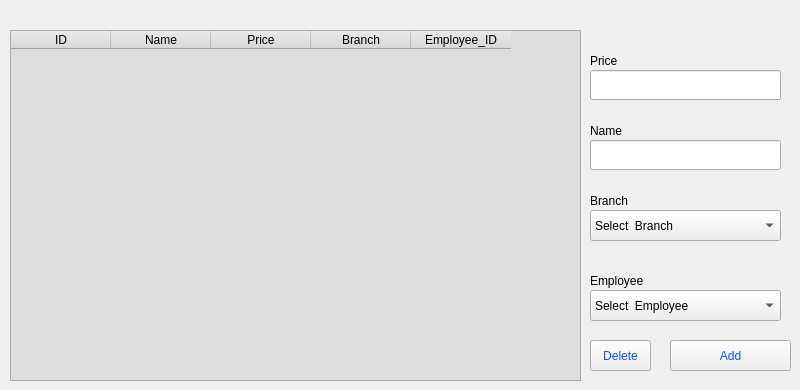
    <widget class="QWidget" name="Course_tab">
     <attribute name="title">
      <string>Courses</string>
     </attribute>
     <widget class="QLineEdit" name="Course_price_btn">
      <property name="geometry">
       <rect>
        <x>590</x>
        <y>70</y>
        <width>191</width>
        <height>30</height>
       </rect>
      </property>
      <property name="styleSheet">
       <string notr="true">color: rgb(0, 85, 255);</string>
      </property>
      <property name="text">
       <string/>
      </property>
     </widget>
     <widget class="QTableWidget" name="course_table_widget">
      <property name="geometry">
       <rect>
        <x>10</x>
        <y>30</y>
        <width>571</width>
        <height>351</height>
       </rect>
      </property>
      <property name="styleSheet">
       <string notr="true">font: 10pt &quot;Century Gothic&quot;;
font: 75 12pt &quot;Century Gothic&quot;;
font: 75 10pt &quot;Century Gothic&quot;;
font: 48pt &quot;Century Gothic&quot;;
font: 75 10pt &quot;Century Gothic&quot;;
font: 75 10pt &quot;Century Gothic&quot;;
background-color: rgb(221, 221, 221);</string>
      </property>
      <column>
       <property name="text">
        <string>ID</string>
       </property>
      </column>
      <column>
       <property name="text">
        <string>Name</string>
       </property>
      </column>
      <column>
       <property name="text">
        <string>Price</string>
       </property>
      </column>
      <column>
       <property name="text">
        <string>Branch</string>
       </property>
      </column>
      <column>
       <property name="text">
        <string>Employee_ID</string>
       </property>
      </column>
     </widget>
     <widget class="QLineEdit" name="Course_name_btn">
      <property name="geometry">
       <rect>
        <x>590</x>
        <y>140</y>
        <width>191</width>
        <height>30</height>
       </rect>
      </property>
      <property name="styleSheet">
       <string notr="true">color: rgb(0, 85, 255);</string>
      </property>
      <property name="text">
       <string/>
      </property>
     </widget>
     <widget class="QLabel" name="label_51">
      <property name="geometry">
       <rect>
        <x>590</x>
        <y>190</y>
        <width>131</width>
        <height>21</height>
       </rect>
      </property>
      <property name="styleSheet">
       <string notr="true">font: 75 12pt &quot;Century Gothic&quot;;</string>
      </property>
      <property name="text">
       <string>Branch</string>
      </property>
     </widget>
     <widget class="QLabel" name="label_52">
      <property name="geometry">
       <rect>
        <x>590</x>
        <y>270</y>
        <width>131</width>
        <height>21</height>
       </rect>
      </property>
      <property name="styleSheet">
       <string notr="true">font: 75 12pt &quot;Century Gothic&quot;;</string>
      </property>
      <property name="text">
       <string>Employee</string>
      </property>
     </widget>
     <widget class="QComboBox" name="course_employee_drop">
      <property name="geometry">
       <rect>
        <x>590</x>
        <y>290</y>
        <width>191</width>
        <height>31</height>
       </rect>
      </property>
      <property name="styleSheet">
       <string notr="true">font: 75 10pt &quot;Century Gothic&quot;;</string>
      </property>
      <item>
       <property name="text">
        <string>Select  Employee</string>
       </property>
      </item>
     </widget>
     <widget class="QLabel" name="label_53">
      <property name="geometry">
       <rect>
        <x>590</x>
        <y>120</y>
        <width>131</width>
        <height>21</height>
       </rect>
      </property>
      <property name="styleSheet">
       <string notr="true">font: 75 12pt &quot;Century Gothic&quot;;</string>
      </property>
      <property name="text">
       <string>Name</string>
      </property>
     </widget>
     <widget class="QLabel" name="label_54">
      <property name="geometry">
       <rect>
        <x>590</x>
        <y>50</y>
        <width>131</width>
        <height>21</height>
       </rect>
      </property>
      <property name="styleSheet">
       <string notr="true">font: 75 12pt &quot;Century Gothic&quot;;</string>
      </property>
      <property name="text">
       <string>Price</string>
      </property>
     </widget>
     <widget class="QPushButton" name="course_delete_btn">
      <property name="geometry">
       <rect>
        <x>590</x>
        <y>340</y>
        <width>61</width>
        <height>31</height>
       </rect>
      </property>
      <property name="styleSheet">
       <string notr="true">color: rgb(0, 85, 255);
font: 75 10pt &quot;Century Gothic&quot;;</string>
      </property>
      <property name="text">
       <string>Delete</string>
      </property>
     </widget>
     <widget class="QPushButton" name="course_add_btn">
      <property name="geometry">
       <rect>
        <x>670</x>
        <y>340</y>
        <width>121</width>
        <height>31</height>
       </rect>
      </property>
      <property name="styleSheet">
       <string notr="true">color: rgb(0, 85, 255);
font: 75 10pt &quot;Century Gothic&quot;;</string>
      </property>
      <property name="text">
       <string>Add</string>
      </property>
     </widget>
     <widget class="QComboBox" name="course_branch_drop">
      <property name="geometry">
       <rect>
        <x>590</x>
        <y>210</y>
        <width>191</width>
        <height>31</height>
       </rect>
      </property>
      <property name="styleSheet">
       <string notr="true">font: 75 10pt &quot;Century Gothic&quot;;</string>
      </property>
      <item>
       <property name="text">
        <string>Select  Branch</string>
       </property>
      </item>
     </widget>
    </widget>
